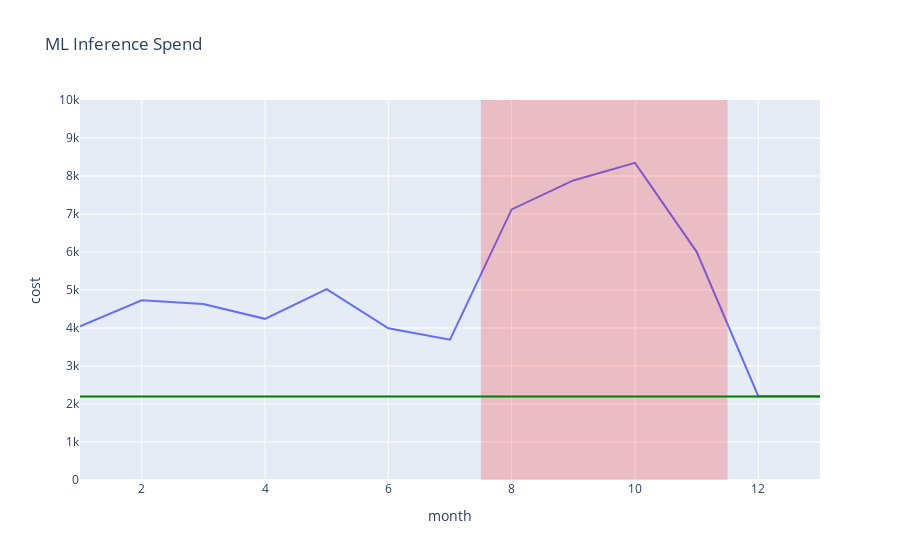

Notebook code for this chart:
### Code cell
fig = px.line(data_frame=monthly_cost_df, x = "month", y="cost", title="ML Inference Spend")
fig.add_vrect(x0 = 7.5, x1=11.5, line_width=0, fillcolor="red", opacity=0.2)

fig.add_hline( y = 2200, line_color="green")

fig.update_yaxes(range=[0, 10000])

fig.show()

### Figure 1 — Plotly figure (JSON) as saved in the notebook; plotly's stock layout.template omitted (floating-point values rounded to 4 significant figures)
{"data": [{"hovertemplate": "month=%{x}<br>cost=%{y}<extra></extra>", "legendgroup": "", "line": {"color": "#636efa", "dash": "solid"}, "marker": {"symbol": "circle"}, "mode": "lines", "name": "", "orientation": "v", "showlegend": false, "type": "scatter", "x": [1, 2, 3, 4, 5, 6, 7, 8, 9, 10, 11, 12, 13], "xaxis": "x", "y": [4046.0, 4730.0, 4632, 4241.0, 5021.0, 3992.0, 3692.0, 7120.0, 7883.0, 8346.0, 6004.0, 2207.0, 2207.0], "yaxis": "y"}], "layout": {"autosize": true, "legend": {"tracegroupgap": 0}, "shapes": [{"fillcolor": "red", "line": {"width": 0}, "opacity": 0.2, "type": "rect", "x0": 7.5, "x1": 11.5, "xref": "x", "y0": 0, "y1": 1, "yref": "y domain"}, {"line": {"color": "green"}, "type": "line", "x0": 0, "x1": 1, "xref": "x domain", "y0": 2200, "y1": 2200, "yref": "y"}], "title": {"text": "ML Inference Spend"}, "xaxis": {"anchor": "y", "autorange": true, "domain": [0, 1], "range": [1, 13], "title": {"text": "month"}, "type": "linear"}, "yaxis": {"anchor": "x", "domain": [0, 1], "range": [0, 10000], "title": {"text": "cost"}, "type": "linear"}}}
